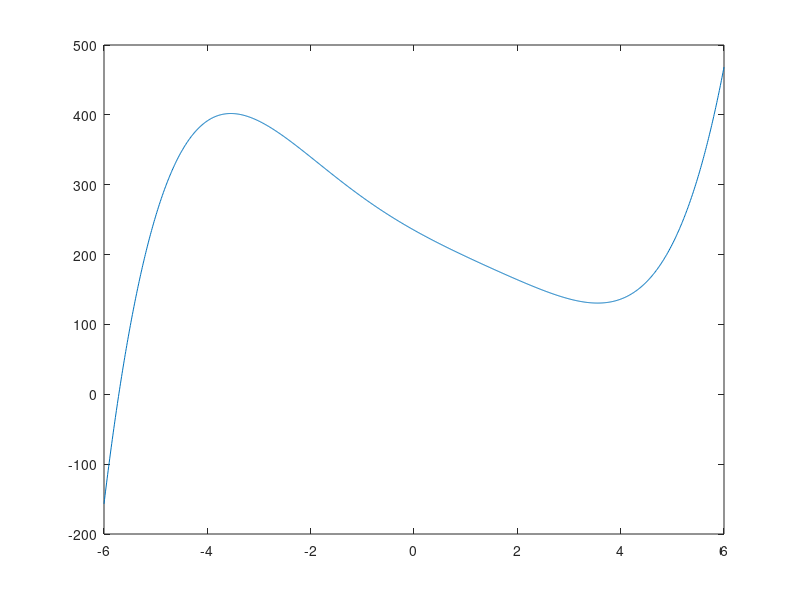

MATLAB code for this plot:
% Name : Sultan ibrahim 
% Id : 442016618
clear, clc 
%Q1
x = -6 : 0.01:6;
y = 0.1*x.^5 - 0.2*x.^4 - x.^3 + 5*x.^2 - 41.5*x + 235;
plot(x,y);

%Q2
p1 = [-1 0 5 -1];
p2 = [1 2 -16 5];
result = conv(p1,p2);

%Q3
numerator = [-10 20 -5 9 7 10 -3 8 11 -3];
denominator = [2 4 -1];
[quotient, remainder] = deconv(numerator, denominator);
disp('Quotient:');
disp(quotient);
disp('Remainder:');
disp(remainder);